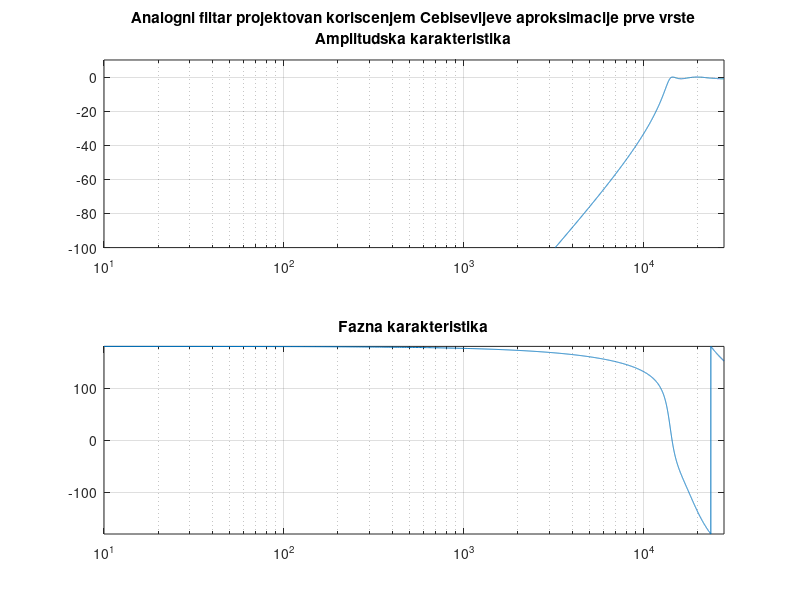
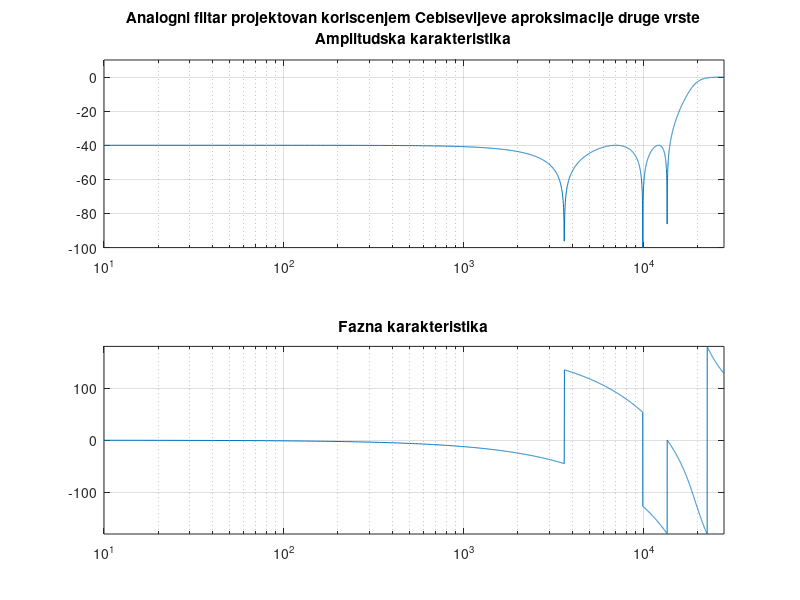
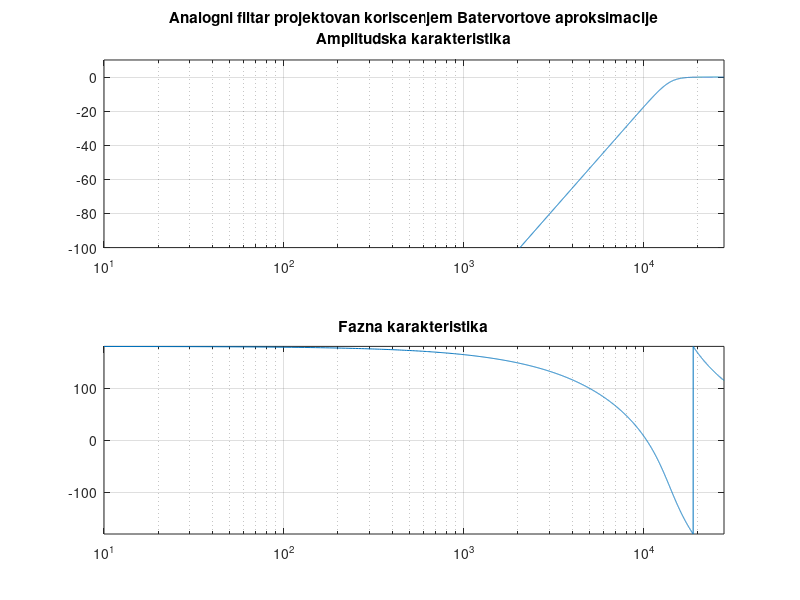
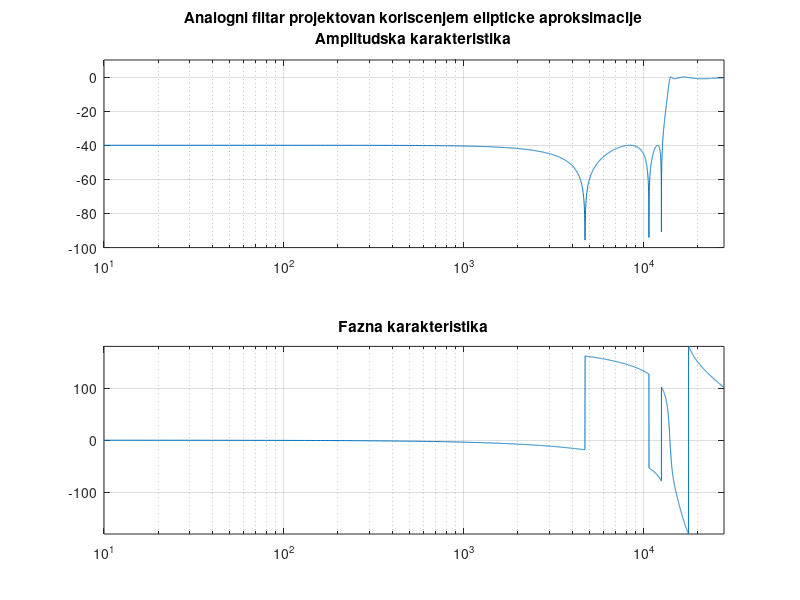

Write MATLAB code to recreate these figures, in order.
%
% RESENJE ZADATKA 2
%
% Specifikacija filtra
n = 6;
Rp = 1;
Rs = 40;
Wn = 14000;
type = 'high';

w = 0 : 10 : 2*Wn;
% Projektovanje analognog filtra koriscenjem Cebisevljeve aproksimacije prve
% vrste
[b_cheby1,a_cheby1] = cheby1(n,Rp,Wn,type,'s');
% Crtanje amplitudske  fazne karakteristike pomocu funkcije freqs
figure
h = freqs(b_cheby1,a_cheby1, w);
amplitudska_karakteristika = 20*log10(abs(h));
fazna_karakteristika = 180/pi*angle(h);
subplot(2,1,1), semilogx(w,amplitudska_karakteristika)
axis ([0 2*Wn -100 10]);
title (sprintf('Analogni filtar projektovan koriscenjem Cebisevljeve aproksimacije prve vrste\nAmplitudska karakteristika'));
grid on
subplot(2,1,2), semilogx(w,fazna_karakteristika)
axis ([0 2*Wn -180 180]);
title ('Fazna karakteristika');
grid on
% Projektovanje analognog filtra koriscenjem Cebisevljeve aproksimacije druge
% vrste
[b_cheby2,a_cheby2] = cheby2(n,Rs,Wn,type,'s');
% Crtanje amplitudske  fazne karakteristike pomocu funkcije freqs
figure
h = freqs(b_cheby2,a_cheby2, w);
amplitudska_karakteristika = 20*log10(abs(h));
fazna_karakteristika = 180/pi*angle(h);
subplot(2,1,1), semilogx(w,amplitudska_karakteristika)
axis ([0 2*Wn -100 10]);
title (sprintf('Analogni filtar projektovan koriscenjem Cebisevljeve aproksimacije druge vrste\nAmplitudska karakteristika'));
grid on
subplot(2,1,2), semilogx(w,fazna_karakteristika)
axis ([0 2*Wn -180 180]);
title ('Fazna karakteristika');
grid on
% Projektovanje analognog filtra koriscenjem Batervortove aproksimacije
[b_butter,a_butter] = butter(n,Wn,type,'s');
% Crtanje amplitudske  fazne karakteristike pomocu funkcije freqs
figure
h = freqs(b_butter,a_butter, w);
amplitudska_karakteristika = 20*log10(abs(h));
fazna_karakteristika = 180/pi*angle(h);
subplot(2,1,1), semilogx(w,amplitudska_karakteristika)
axis ([0 2*Wn -100 10]);
title (sprintf('Analogni filtar projektovan koriscenjem Batervortove aproksimacije\nAmplitudska karakteristika'));
grid on
subplot(2,1,2), semilogx(w,fazna_karakteristika)
axis ([0 2*Wn -180 180]);
title ('Fazna karakteristika');
grid on
% Projektovanje analognog filtra koriscenjem elipticke aproksimacije
[b_ellip,a_ellip] = ellip(n,Rp,Rs,Wn,type,'s');
% Crtanje amplitudske  fazne karakteristike pomocu funkcije freqs
figure
h = freqs(b_ellip,a_ellip, w);
amplitudska_karakteristika = 20*log10(abs(h));
fazna_karakteristika = 180/pi*angle(h);
subplot(2,1,1), semilogx(w,amplitudska_karakteristika)
axis ([0 2*Wn -100 10]);
title (sprintf('Analogni filtar projektovan koriscenjem elipticke aproksimacije\nAmplitudska karakteristika'));
grid on
subplot(2,1,2), semilogx(w,fazna_karakteristika)
axis ([0 2*Wn -180 180]);
title ('Fazna karakteristika');
grid on
% Definisanje ulaznog signala za potrebe Simulink simulacije
t = 0 : 0.00001 : 0.05;
u = cos(2*pi*1000*t)+0.5*cos(2*pi*1800*t)+0.25*cos(2*pi*3000*t);
u_sim = [t;u]';